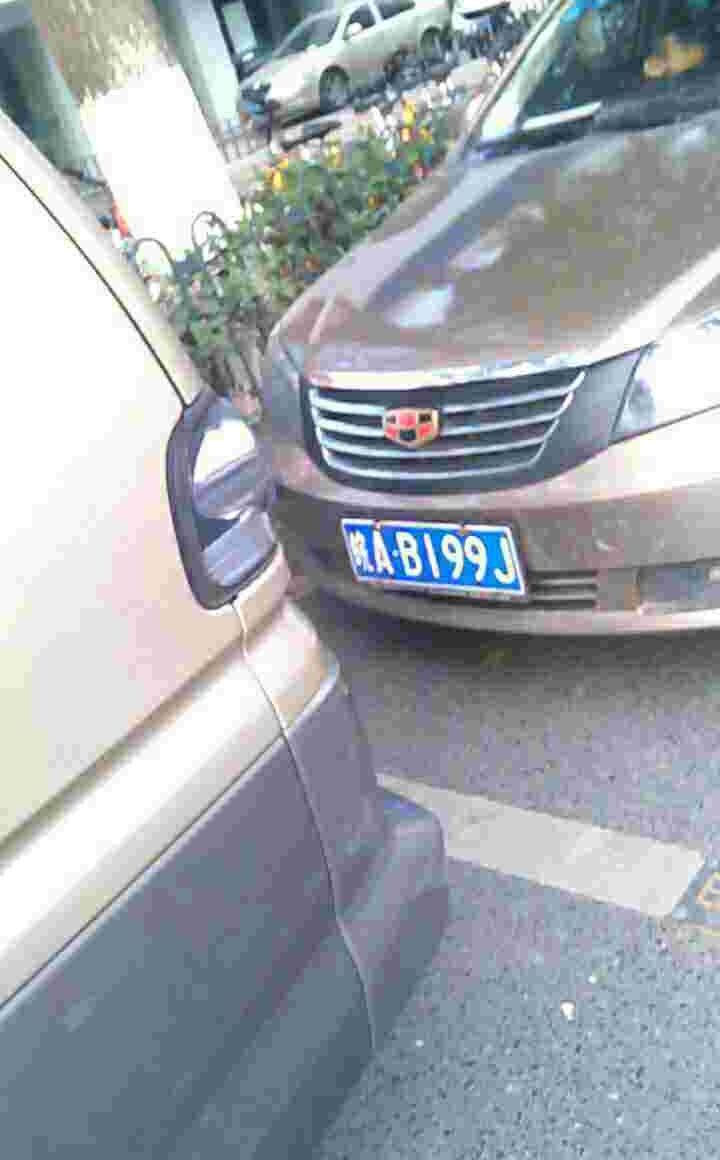
#> input picture data/CCPD2019/ccpd_base/00815493295019-91_76-352&523_511&591-526&598_352&586_337&513_511&525-0_0_1_25_33_33_8-161-24.jpg, 720 x 1160 px
$ python -i split.py   (imports and definitions only)
#> lines starting #> are read from the running program, lines starting #| are printed output that depends on the picture; after the words box and inside, x2 and y2 are one past the last pixel; in counts of white or black regions, pixels touching at a corner belong together
import cv2 as cv


def dis_black_white(image):
    """区分黑白,image是二值图"""
    black_count = 0
    white_count = 0
    for x in range(0,image.shape[1]):
        for y in range(0,image.shape[0]):
            current_pixel_color = image[y][x]
            if current_pixel_color < 127:
                black_count += 1
            else:
                white_count += 1
    if black_count > white_count:
        return 'black'
    else:
        return 'white'


def split(image,keep_borders=False):
    """
    用于将车牌分割成单个字符
    :param image:车牌对应的矩阵
    :return:一组字符图片
    """
    # 第0步,判断图片规格,将图片规格变为440*140,达到裁边的效果
    image_y = image.shape[0]
    image_x = image.shape[1]
    image = image[5:image_y - 5, 5:image_x - 5]
    cv.imwrite('./images/resized_origin_image.jpg',image)
    if image_x / image_y < 2.5:  # 大车牌
        size = "big"
    else:  # 小车牌
        size = 'small'
    image = cv.resize(image, (440, 140))#统一压缩成小车牌形式,为了之后颜色遍历节约时间
    image_y = image.shape[0]
    image_x = image.shape[1]

    # 第1步,判断车牌类型(车牌类型不同位数也不同)
    color = dis_color(image)
    if color == 'green':#分离各种车牌的汉字,字母/数字组合,认为只有新能源汽车为8位
        num_count = 7
        chinese_count = 1
    elif color != 'unknown color':
        num_count = 6
        chinese_count = 1
    else:
        print("颜色识别出错!")
        return None

    # 第2步,将RGB图片降噪后变为灰度图,然后二值化
    image = cv.GaussianBlur(image, (3, 3), 0)  # 高斯滤波
    image = cv.cvtColor(image, cv.COLOR_RGB2GRAY)  # 灰度化
    _, image = cv.threshold(image, 0, 255, cv.THRESH_OTSU)  # 二值化
    if color == "BW":
        color = dis_black_white(image)
    if color != 'blue' and color != 'black':  # 除了蓝色车牌,黑色车牌其他车牌都要反向,变成黑底,白字
        image = cv.bitwise_not(image)

    # showPic(image,0)

    # 第3步,执行开操作,即膨胀+腐蚀获得较好的轮廓
    kernel = cv.getStructuringElement(cv.MORPH_RECT, (3, 3))  # 3x3开操作核
    image = cv.morphologyEx(image, cv.MORPH_OPEN, kernel)  # 开操作

    # 第4步,查找所有可能的轮廓,转化为rect数组
    try_counts = 10 #试十次
    for i in range(try_counts):
        contours, hierarchy = cv.findContours(image, cv.RETR_EXTERNAL, cv.CHAIN_APPROX_SIMPLE)  # 查找轮廓,外轮廓,仅拐点信息
        rect_list = getRectAreas(contours)  # 转存成rectList形式
        if len(rect_list) <= 7:
            image_x, image_y, image = remove_border_image(image)
        else:
            print("原始边框数: ", len(rect_list))
            break

    # 第5步,找出车牌字符矩阵
    standard_ratio = 1 / 2  # width/height的标准值为1/2
    volatility = 1  # 浮动率
    char_images = []
    real_rect = []

    # 专门为yellow上下版面打造
    char_images_up = []
    char_images_down = []
    real_rect_up = []
    real_rect_down = []

    upper_bound = standard_ratio + standard_ratio * volatility
    lower_bound = standard_ratio - standard_ratio * volatility
    for x, y, w, h in rect_list:
        ratio = float(w / h)
        if color == 'yellow' and size == 'big':
            if y < image_y * 1 / 3:  # 分为上下两个部分,上部分由于图片被resize,所以ratio取倒数
                ratio = 1 / ratio
                if ratio > lower_bound and ratio < upper_bound and w > 5 and h > 20 and w < 120 and h < 200:
                    single_char_image = image[y:y + h, x:x + w]
                    char_images_up.append(single_char_image)
                    real_rect_up.append([x, y, w, h])
            else:
                if ratio >= lower_bound and ratio <= upper_bound and w > 5 and h > 30 and w < 100 and h < 200:
                    single_char_image = image[y:y + h, x:x + w]
                    char_images_down.append(single_char_image)
                    real_rect_down.append([x, y, w, h])
        elif size == 'small':
            if h > w and ratio > lower_bound and ratio < upper_bound and w > 10 and h > 50 and w < 100 and h < 200:
                single_char_image = image[y:y + h, x:x + w]
                char_images.append(single_char_image)
                real_rect.append([x, y, w, h])

    if color == 'yellow' and size == 'big':#大车牌的合并操作
        real_rect = real_rect_down.copy()
        if len(real_rect_up) > 0:
            real_rect.insert(0, real_rect_up[-1])
        char_images = char_images_down.copy()
        if len(char_images_up) > 0:
            char_images.insert(0, char_images_up[-1])
    # 第6步,汉字单独处理
    char_images = char_images[-num_count:]  # 字母部分基本没问题
    real_rect = real_rect[-num_count:]
    try:
        chinese_processX(char_images, image, real_rect, color)
        if keep_borders==False:
            chinese_processY(char_images, image, real_rect)
    except:
        print(image, '图像未分割出字符!')
    # (测试)第7步,输出字符照片集,验证
    # showPic(char_images, -1)

    #第8步,回调
    return char_images,color


# [8 lines left out: function remove_border_image, not called in this run]


def dis_color(image):
    """
    将车牌的总体颜色分为5类: (blue,green,yellow,black,white)
    :param image: 原始图像
    :return:车牌颜色
    """
    blue = green = yellow = black = white = 0
    image_hsv = cv.cvtColor(image, cv.COLOR_BGR2HSV)

    start_X = 0
    end_X = image_hsv.shape[0]
    start_Y = 0
    end_Y = image_hsv.shape[1]
    area_of_image = end_Y * end_X

    for x in range(start_X, end_X, 2):  # 跳2步.以进行等距采样,降低时间消耗
        for y in range(start_Y, end_Y, 2):
            H, S, V = image_hsv[x][y]
            if 11 < H <= 34 and S > 34:  # 黄色
                yellow += 1
            elif 35 < H <= 99 and S > 34:  # 绿色
                green += 1
            elif 99 < H <= 124 and S > 34:  # 蓝色
                blue += 1

            if 0 < H < 180 and 0 < S < 255 and 0 < V < 46:  # 黑色
                black += 1
            elif 0 < H < 180 and 0 < S < 43 and 46 < V < 225:  # 白色
                white += 1

    color_weight = 8
    if blue * color_weight >= area_of_image:
        return 'blue'
    if green * color_weight >= area_of_image:
        return 'green'
    if yellow * color_weight >= area_of_image:
        return 'yellow'

    if (black+white) * color_weight * 4 >= area_of_image:
        #判定为黑白图片后使用RGB灰度图来精确判定
        return "BW"
    return "BW"


def chinese_processX(char_images, image, real_rect, color, bias=0):
    """
    单独处理汉字
    :param char_images: 已经处理好的字母集
    :param image: 整体图片
    :param real_rect:已经处理好的矩阵
    :param bias:x方向上偏置,默认为0
    """
    start_X = 0 + bias
    end_X = real_rect[0][0] - 5
    start_Y = max(real_rect[0][1] - 5, 0)
    end_Y = min(start_Y + real_rect[0][3] + 10, image.shape[0])

    # showPic(image)

    chinese_x = start_X
    chinese_y = start_Y
    chinese_x_end = start_X
    chinese_y_end = end_Y
    efficient_ratio_limit = 0.1  # 有效占比
    give_up_count_limit = 10  # 10个像素没有达到可行比就结束循环
    give_up_count = 0
    is_start_scan = False  # 开始进入扫描了吗
    for x in range(start_X, end_X):
        sum_y_pixel = 0  # 这一列总的像素值
        efficient_y_pixel = 0  # 不同颜色的像素值
        for y in range(start_Y, end_Y):
            if image[y][x] == 255:
                efficient_y_pixel += 1
            sum_y_pixel += 1
        efficient_ratio = efficient_y_pixel / sum_y_pixel

        if efficient_ratio < efficient_ratio_limit and is_start_scan == True:  # 不达标 且 已经开始扫描
            give_up_count += 1
            chinese_x_end = x
        if efficient_ratio < efficient_ratio_limit and is_start_scan == False:  # 不达标 且 未开始扫描
            chinese_x = chinese_x_end = x
        if efficient_ratio > efficient_ratio_limit and is_start_scan == True:  # 达标 且 已开始扫描
            give_up_count = 0
            chinese_x_end = x
        if efficient_ratio > efficient_ratio_limit and is_start_scan == False:  # 达标 且 未开始扫描
            is_start_scan = True
            chinese_x = chinese_x_end = x
        if give_up_count >= give_up_count_limit and is_start_scan == True:
            break

    # 进行修正,因为初始的偏旁部首可能一开始像素并未达标
    chinese_x -= 3
    if chinese_x < 0:
        chinese_x = 0
    chinese_width = chinese_x_end - chinese_x
    chinese_height = chinese_y_end - chinese_y
    # 进行校验,看长度是不是差不多
    max_width = 0
    for item in real_rect:
        if item[2] > max_width:
            max_width = item[2]
    if color == 'yellow':  # 黄色车牌是竖着的,取第一个一样尺寸的即可
        max_width = real_rect[0][2]
    bias_ratio = 0.7  # 允许存在的误差

    if chinese_width > max_width * bias_ratio and chinese_width < max_width / bias_ratio:
        # 如果符合则插入
        chinese_rect = [chinese_x, chinese_y, chinese_width, chinese_height]
        real_rect.insert(0, chinese_rect)
        char_images.insert(0, image[chinese_y:chinese_y_end, chinese_x:chinese_x_end])
    elif chinese_x_end < end_X:
        bias += chinese_x_end  # 下一次迭代的初始偏置,用于跳过图像一开始的不明污点
        chinese_processX(char_images, image, real_rect, color, bias)
    return None


# [52 lines left out: function chinese_processY, not called in this run]


def getRectAreas(contours):
    """
    输入一组边框数组,得到每个边框矩形化后的数组(排序后)
    :param contours: 原始边框数组
    :return:rectList:矩形参数的边框数组
    """
    rectList = []
    for item in contours:
        rect = cv.boundingRect(item)
        rectList.append(rect)
    rectList = sorted(rectList, key=lambda s: s[0], reverse=False)  # 根据左上角排序(x)
    return rectList


# 以下为调试方法----------------------------------------------------------------------------------------------------
# [8 lines left out: function showPic, not called in this run]
#-----------------------------------------------------------------------------------------------------------------
class Split_Char():
    def __init__(self, image, keep_borders=False, path = None):
        """
        :param image: 原始图像
        :param keep_borders: 是否保留上下边框
        :param path:通过文件路径读取图片
        """
        self.image = None
        self.path = None
        if path is not None:
            try:
                self.path = path
                self.image = cv.imread(path)
            except:
                print("路径错误,未找到文件")
        else:
            self.image = image
        self.keep_borders = keep_borders
        self.char_images = []
        self.color = None
    # [39 lines left out: functions put_image, put_split_return_imagesAndColor, put_split_return_imagesAndColor_by_path, not called in this run]

    def split_image(self):
        """
        处理图片,调用这个主方法
        """
        self.char_images, self.color = split(image=self.image, keep_borders=self.keep_borders)

    def get_split_images(self):
        """获得分割后的照片"""
        return self.char_images

    # [4 lines left out: function split_and_return_imagesAndColor, not called in this run]
    def split_and_save_imagesAndColor(self):
        """保存到images目录下"""
        IMAGE_WIDTH = 20
        IMAGE_HEIGHT = 20
        CHINESE_IMAGE_WIDTH = 24
        CHINESE_IMAGE_HEIGHT = 48
        self.split_image()
        save_path = './images/'
        origin_save_path = save_path+'origin.jpg'
        cv.imwrite(origin_save_path, self.image)
        chinese_save_path = save_path+'chinese.jpg'
        self.char_images[0] = cv.resize(self.char_images[0],(CHINESE_IMAGE_WIDTH,CHINESE_IMAGE_HEIGHT))
        # self.char_images[0] = cv.resize(self.char_images[0],(IMAGE_WIDTH,IMAGE_HEIGHT))
        cv.imwrite(chinese_save_path, self.char_images[0])


        save_path_mpp = 'static/images/'
        origin_save_path_mpp = save_path_mpp+'origin.jpg'
        cv.imwrite(origin_save_path_mpp, self.image)
        chinese_save_path_mpp = save_path_mpp + 'chinese.jpg'
        cv.imwrite(chinese_save_path_mpp,self.char_images[0])

        for i in range(1, len(self.char_images)):
            english_save_path = save_path+'english_'+str(i-1)+'.jpg'
            self.char_images[i] = cv.resize(self.char_images[i], (IMAGE_WIDTH-8, IMAGE_HEIGHT))
            self.char_images[i] = cv.copyMakeBorder(self.char_images[i], 0, 0, 4, 4, cv.BORDER_CONSTANT, value=[0, 0, 0])
            # self.char_images[i] = cv.resize(self.char_images[i], (CHINESE_IMAGE_WIDTH,CHINESE_IMAGE_HEIGHT))
            cv.imwrite(english_save_path,self.char_images[i])

            english_save_path_mpp = save_path_mpp + 'english_' + str(i - 1) + '.jpg'
            cv.imwrite(english_save_path_mpp, self.char_images[i])

        color_save_path = save_path+'color.txt'
        file = open(color_save_path,'w')
        file.write(self.color)

        return self.get_split_images(), self.color

    def get_color(self):
        """字符串类型,有blue,green,yellow,black,white (黑白) 5种"""
        return self.color

    def show_split_image(self):
        """展示分割后的照片"""
        showPic(self.char_images,-1)

    def show_origin_image(self):
        """展示原图"""
        showPic(self.image, 278)

# [4 lines of commented-out code are left out]

>>> import cv2
>>> picture = cv2.cvtColor(cv2.imread('data/CCPD2019/ccpd_base/00815493295019-91_76-352&523_511&591-526&598_352&586_337&513_511&525-0_0_1_25_33_33_8-161-24.jpg'), cv2.COLOR_BGR2RGB)
>>> result = Split_Char(picture).split_and_save_imagesAndColor()
#> in split, `image = image[5:image_y - 5, 5:image_x - 5]`:
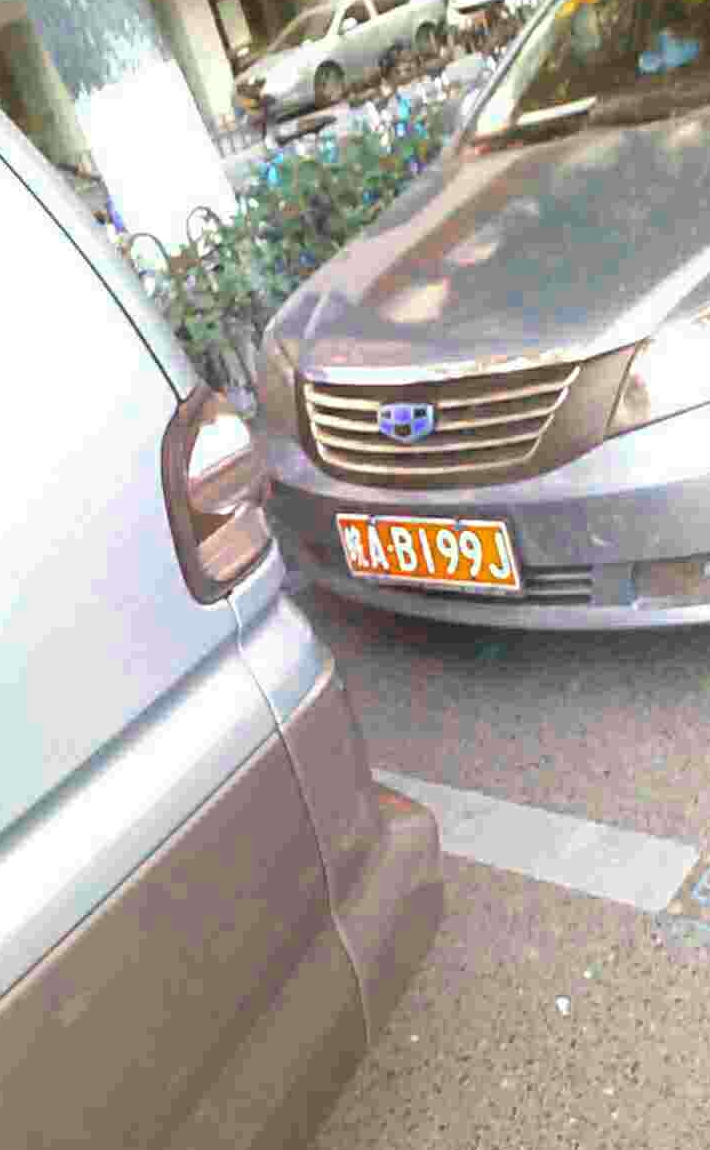
#> image: shape (1150, 710, 3); mean of channels 0, 1, 2 159.3, 165.4, 172.3; drawn as B, G, R
#> in split, `image = cv.resize(image, (440, 140))#统一压缩成小车牌形式,为了之后颜色遍历节约时间`:
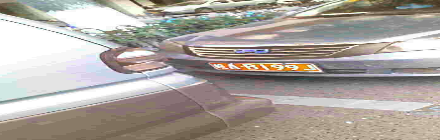
#> image: shape (140, 440, 3); mean of channels 0, 1, 2 159.1, 165.3, 172.2; drawn as B, G, R
#> in dis_color, `image_hsv = cv.cvtColor(image, cv.COLOR_BGR2HSV)`: image_hsv: shape (140, 440, 3); mean H, S, V 49.7, 32.3, 175.5
#> after the loop in dis_color, `for x in range(start_X, end_X, 2):`: black = 0; blue = 256; green = 763; white = 3736; yellow = 4513
#> in split, `color = dis_color(image)`: color = 'BW'
#> in split, `image = cv.GaussianBlur(image, (3, 3), 0)`:
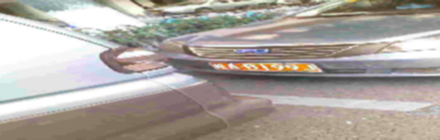
#> image: shape (140, 440, 3); mean of channels 0, 1, 2 159.2, 165.3, 172.3; drawn as B, G, R
#> in split, `image = cv.cvtColor(image, cv.COLOR_RGB2GRAY)`:
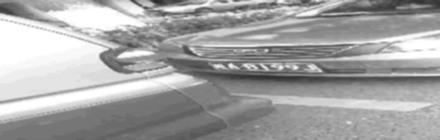
#> image: shape (140, 440); min 42, max 255, mean 164.3
#> in split, `_, image = cv.threshold(image, 0, 255, cv.THRESH_OTSU)`:
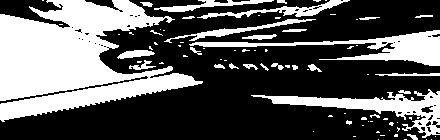
#> image: shape (140, 440); 35.5% white; 83 white regions (54 under 20 px), largest, box (x1, y1, x2, y2) and area: (0, 0, 203, 122) 13516, (189, 30, 440, 66) 2571, (251, 89, 440, 138) 2466
#> after the loop in dis_black_white, `for x in range(0,image.shape[1]):`: black_count = 39756; white_count = 21844
#> in split, `color = dis_black_white(image)`: color = 'black'
#> in split, `image = cv.morphologyEx(image, cv.MORPH_OPEN, kernel)`:
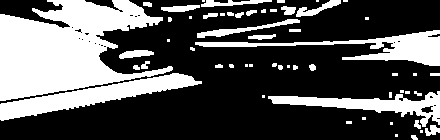
#> image: shape (140, 440); 33.4% white; 56 white regions (26 under 20 px), largest, box (x1, y1, x2, y2) and area: (0, 0, 173, 101) 10274, (0, 73, 202, 121) 3130, (195, 30, 440, 66) 2510
#> the loop in split, `for i in range(try_counts):` made 1 pass
#| 原始边框数:  56
#> the loop in split, `for x, y, w, h in rect_list:` made 56 passes
#> (x, y, w, h, ratio) on passes 1 to 12: (0, 73, 202, 48, 4.21), (0, 0, 173, 101, 1.71), (119, 50, 35, 9, 3.89), (133, 65, 7, 5, 1.4), (141, 61, 9, 8, 1.12), (143, 2, 9, 5, 1.8), (161, 5, 39, 7, 5.57), (167, 39, 3, 3, 1), (168, 17, 4, 5, 0.8), (189, 16, 3, 3, 1), (190, 47, 5, 4, 1.25), (195, 30, 245, 36, 6.81)
#> after the loop in split, `for x, y, w, h in rect_list:`: char_images = []
#> (printed output is left out)
#> in split_image, `self.char_images, self.color = split(image=self.image, keep_borders=se..`: self.color = 'black'
#> (the run stopped early here; a loop or call above may not have finished)
